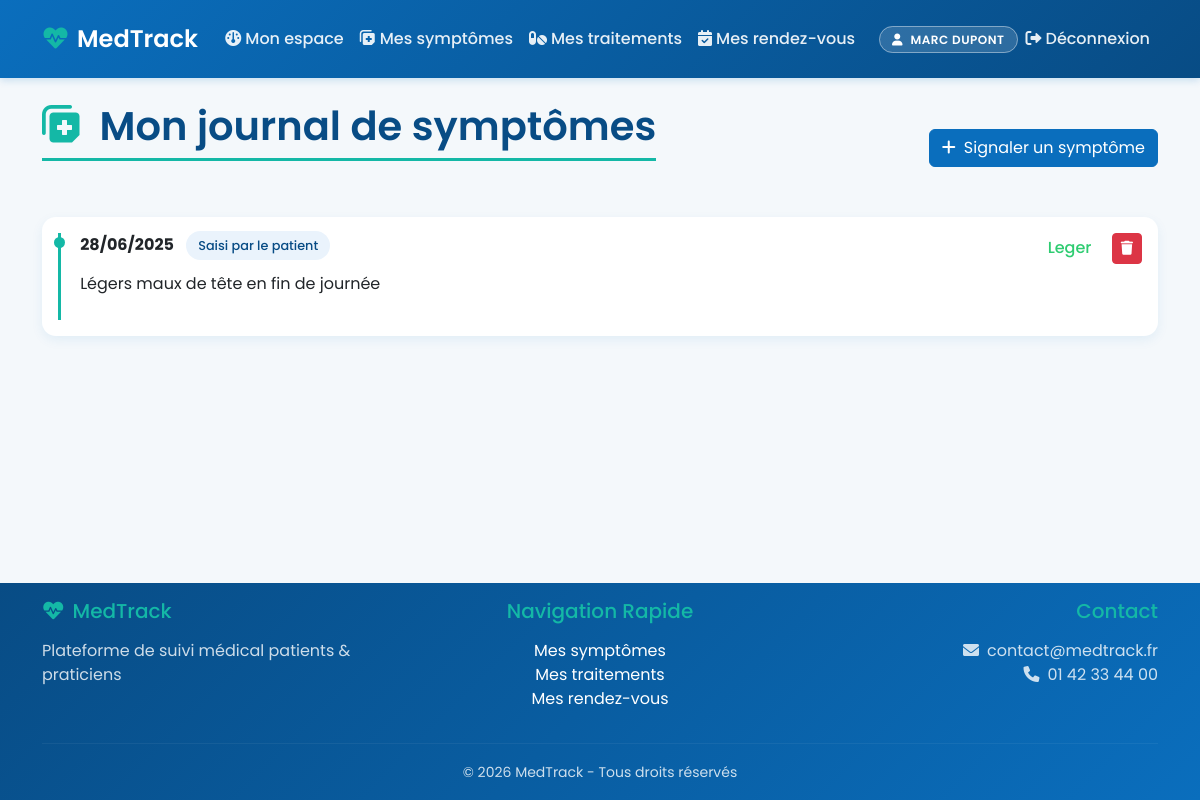
Screenshot of /modules/symptomes/liste.php (signed in) with the database file from the repository.
### tables this page shows
CREATE TABLE symptomes (
    id_symptome INT AUTO_INCREMENT PRIMARY KEY,
    id_patient INT NOT NULL,
    date_symptome DATE NOT NULL,
    description TEXT NOT NULL,
    intensite ENUM('leger','modere','severe') DEFAULT 'leger',
    saisi_par ENUM('patient','medecin') DEFAULT 'patient',
    date_creation TIMESTAMP DEFAULT CURRENT_TIMESTAMP,
    FOREIGN KEY (id_patient) REFERENCES patients(id_patient) ON DELETE CASCADE ON UPDATE CASCADE
);

### modules/symptomes/liste.php (the view, shortened to what this page needs)
<?php
require_once '../../config/database.php';
$baseUrl = '/patient_tracker';
$idPatient = resolvePatientScope($baseUrl);
include '../../includes/header.php';
$stmtPatient = $pdo->prepare("SELECT nom, prenom FROM patients WHERE id_patient = ?");
$stmtPatient->execute([$idPatient]);
$patientInfo = $stmtPatient->fetch();
$stmt = $pdo->prepare("SELECT * FROM symptomes WHERE id_patient = ? ORDER BY date_symptome DESC, id_symptome DESC");
$stmt->execute([$idPatient]);
$symptomes = $stmt->fetchAll();
?>
<div class="container mt-4">
    <div class="d-flex justify-content-between align-items-center mb-4 flex-wrap gap-2">
        <h1 class="page-title">
            <i class="fas fa-notes-medical"></i>
            <?php echo $user['role'] === 'medecin' ? 'Journal de ' . htmlspecialchars($patientInfo['prenom'] . ' ' . $patientInfo['nom']) : 'Mon journal de symptômes'; ?>
        </h1>
        <button type="button" class="btn btn-primary" data-bs-toggle="modal" data-bs-target="#ajoutSymptomeModal">
            <i class="fas fa-plus me-2"></i>Signaler un symptôme
        </button>
    </div>
    <div class="card">
        <div class="card-body">
            <?php if (empty($symptomes)): ?>
                <p class="text-muted mb-0 text-center py-4">Aucun symptôme signalé pour le moment.</p>
            <?php else: ?>
                <?php foreach ($symptomes as $s): ?>
                    <div class="timeline-item">
                        <div class="d-flex justify-content-between align-items-start flex-wrap gap-2">
                            <div>
                                <strong><?php echo date('d/m/Y', strtotime($s['date_symptome'])); ?></strong>
                                <span class="badge-statut badge-prevu ms-2">
                                    <?php echo $s['saisi_par'] === 'medecin' ? 'Saisi par le médecin' : 'Saisi par le patient'; ?>
                                </span>
                            </div>
                            <div>
                                <span class="intensite-<?php echo $s['intensite']; ?> me-3"><?php echo ucfirst($s['intensite']); ?></span>
                                <button class="btn btn-sm btn-danger" onclick="confirmerSuppression('supprimer.php', 'id_symptome', <?php echo $s['id_symptome']; ?>, 'Supprimer cette entrée ?')">
                                    <i class="fas fa-trash"></i>
                                </button>
                            </div>
                        </div>
                        <p class="mb-0 mt-2"><?php echo nl2br(htmlspecialchars($s['description'])); ?></p>
                    </div>
                <?php endforeach; ?>
            <?php endif; ?>
        </div>
    </div>
</div>
<?php include '../../includes/footer.php'; ?>

### assets/css/styles.css (style rules this page uses)
:root { --medical-blue: #0a6ebd; --medical-blue-dark: #084c85; --medical-blue-light: #2e94e0; --medical-teal: #14b8a6; --medical-red: #e63946; --white: #ffffff; --gray-50: #f4f8fb; --gray-100: #eef3f8; --gray-200: #e2e9f0; --gray-800: #2c3e50; --dark: #1a2332; }
body { background-color: var(--gray-50); font-family: 'Poppins', sans-serif; min-height: 100vh; display: flex; flex-direction: column; margin: 0; }
.container { flex: 1 0 auto; }
.card { border: none; border-radius: 14px; box-shadow: 0 4px 12px rgba(10, 110, 189, 0.08); transition: transform 0.25s, box-shadow 0.25s; }
.btn-primary { background-color: var(--medical-blue); border-color: var(--medical-blue); }
.badge-statut { padding: 0.35rem 0.75rem; border-radius: 20px; font-size: 0.8rem; font-weight: 500; }
.badge-prevu { background-color: #eaf3fc; color: var(--medical-blue-dark); }
.intensite-leger { color: #2ecc71; font-weight: 500; }
.page-title { color: var(--medical-blue-dark); font-weight: 600; margin-bottom: 2rem; padding-bottom: 0.5rem; border-bottom: 3px solid var(--medical-teal); display: inline-block; }
.page-title i { color: var(--medical-teal); margin-right: 0.5rem; }
.timeline-item { border-left: 3px solid var(--medical-teal); padding-left: 1.2rem; padding-bottom: 1.5rem; position: relative; }
.timeline-item::before { content: ""; position: absolute; left: -7px; top: 4px; width: 11px; height: 11px; border-radius: 50%; background: var(--medical-teal); }

### rows the page displays
symptomes: date_symptome "28/06/2025", saisi_par "Saisi par le patient", intensite "Leger", description "Légers maux de tête en fin de journée"

### other values shown
$user['nom_affiche'] "MARC DUPONT"
